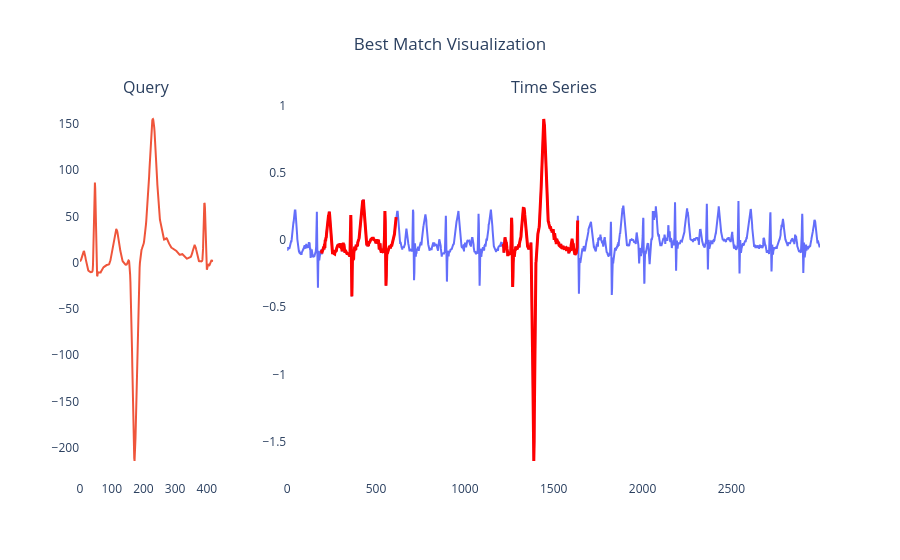

Here is the notebook cell this chart was saved with:
### Markdown cell above
Напишите функцию `plot_bestmatch_results()` в модуле *plots.py* для визуализации найденных $topK$ похожих подпоследовательностей временного ряда на образец поиска. За основу возьмите функцию `plot_bestmatch_data()` и добавьте отображение найденных подпоследовательностей, выделив их тем же цветом, что и образец поиска.

### Code cell
plot_bestmatch_results(ts, query, naive_bestmatch_results)

### Figure 1 — Plotly figure (JSON) as saved in the notebook; plotly's stock layout.template omitted (floating-point values rounded to 4 significant figures; data arrays with more than 128 entries replaced by an {"elided": "..."} marker saying what was removed)
{"data": [{"line": {"color": "#EF553B"}, "type": "scatter", "x": {"elided": "421 int values"}, "xaxis": "x", "y": {"elided": "421 float values"}, "yaxis": "y"}, {"line": {"color": "#636EFA"}, "type": "scatter", "x": {"elided": "3000 int values"}, "xaxis": "x2", "y": {"elided": "3000 float values"}, "yaxis": "y2"}, {"line": {"color": "red", "width": 3}, "name": "Best match", "type": "scatter", "x": {"elided": "421 int values"}, "xaxis": "x2", "y": {"elided": "421 float values"}, "yaxis": "y2"}, {"line": {"color": "red", "width": 3}, "name": "Best match", "type": "scatter", "x": {"elided": "421 int values"}, "xaxis": "x2", "y": {"elided": "421 float values"}, "yaxis": "y2"}], "layout": {"annotations": [{"font": {"size": 16}, "showarrow": false, "text": "Query", "x": 0.09, "xanchor": "center", "xref": "paper", "y": 1, "yanchor": "bottom", "yref": "paper"}, {"font": {"size": 16}, "showarrow": false, "text": "Time Series", "x": 0.64, "xanchor": "center", "xref": "paper", "y": 1, "yanchor": "bottom", "yref": "paper"}], "paper_bgcolor": "rgba(0,0,0,0)", "plot_bgcolor": "rgba(0,0,0,0)", "showlegend": false, "title": {"text": "Best Match Visualization", "x": 0.5}, "xaxis": {"anchor": "y", "domain": [0, 0.18]}, "xaxis2": {"anchor": "y2", "domain": [0.28, 1]}, "yaxis": {"anchor": "x", "domain": [0, 1]}, "yaxis2": {"anchor": "x2", "domain": [0, 1]}}}
